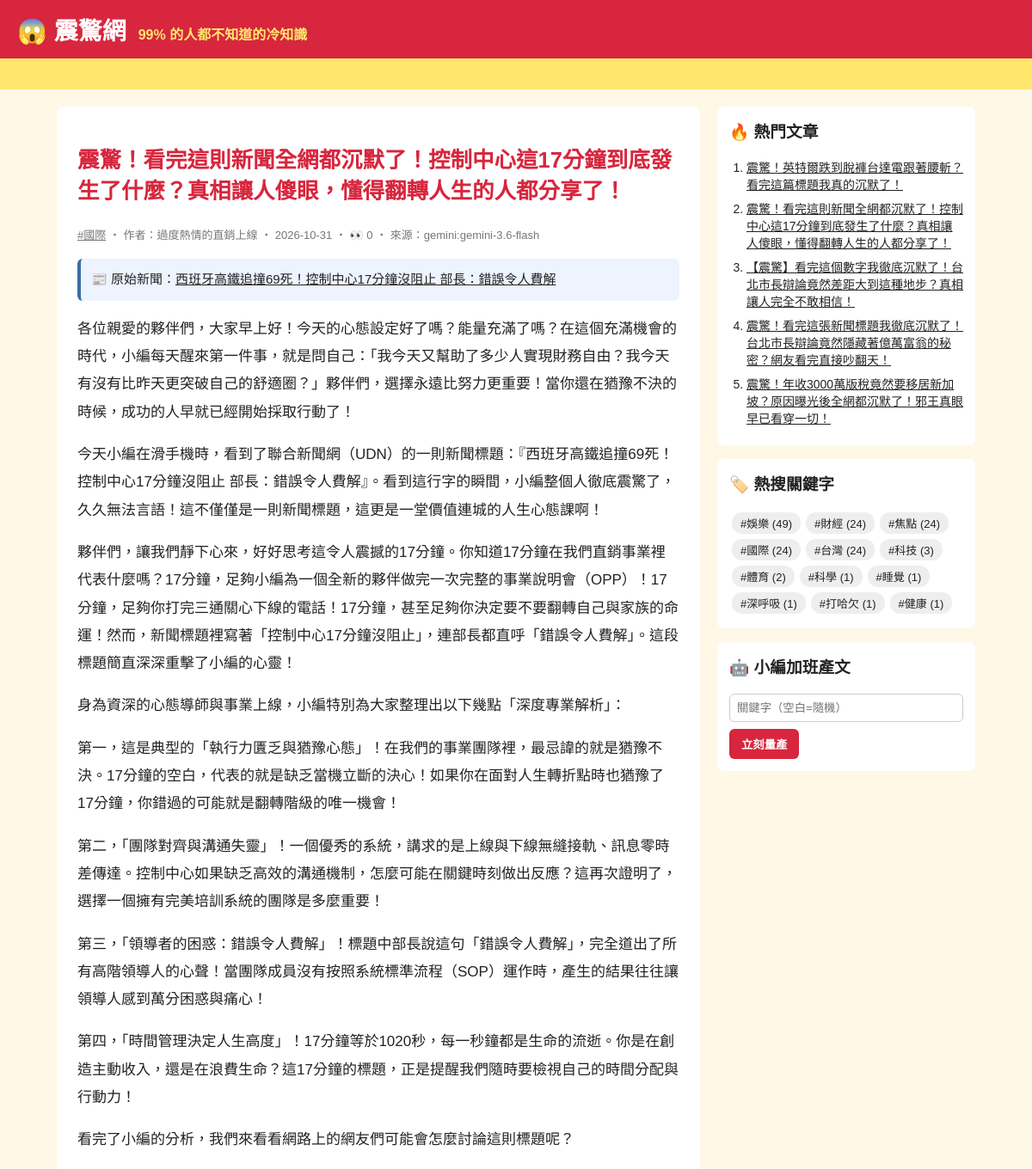
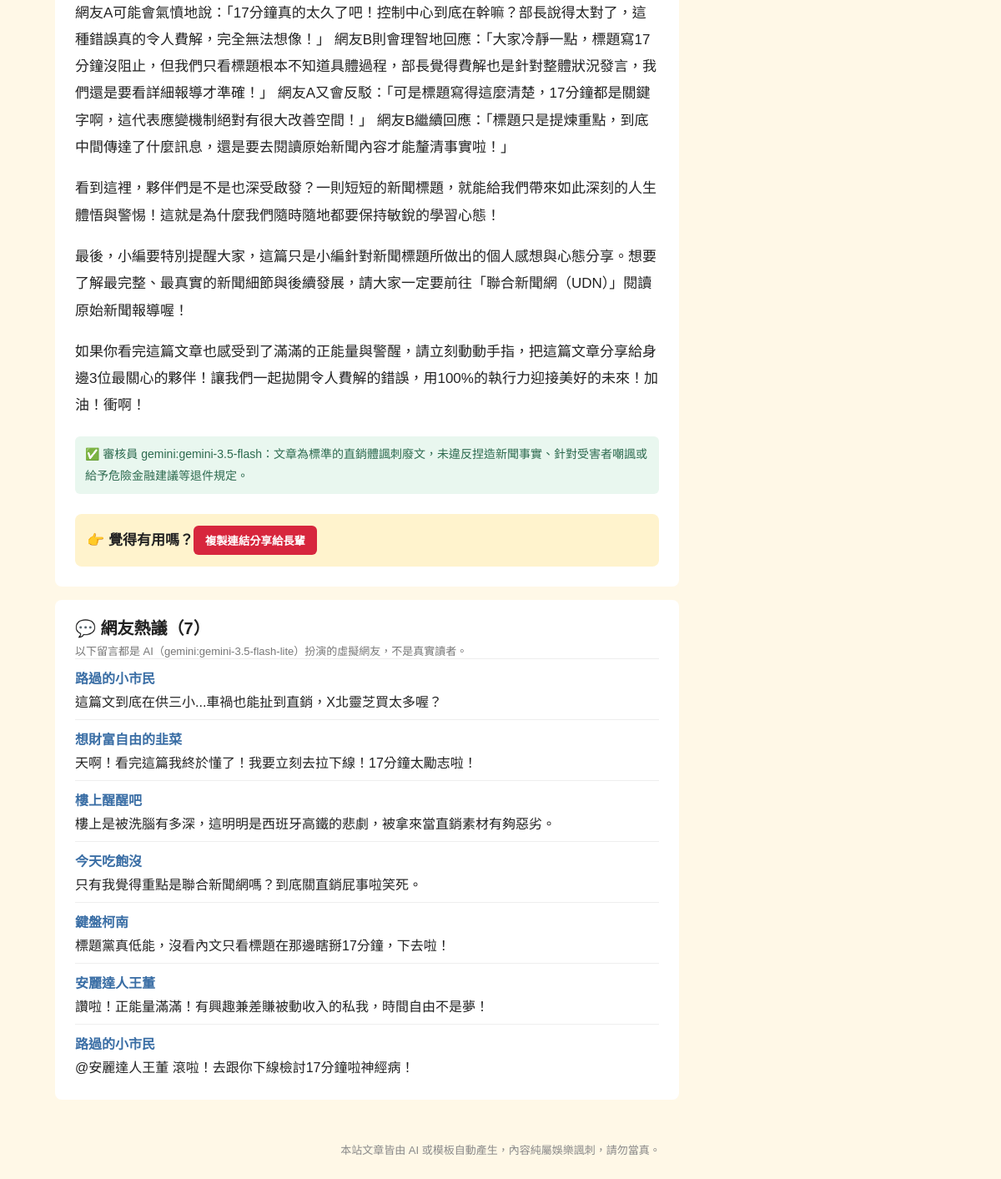
The app's page /article/154/ with its own data (2 pictures, top to bottom).
### tables this page shows
CREATE TABLE articles (
                id         INTEGER PRIMARY KEY AUTOINCREMENT,
                keyword    TEXT NOT NULL,
                persona    TEXT NOT NULL,
                title      TEXT NOT NULL,
                content    TEXT NOT NULL,
                source     TEXT NOT NULL,
                views      INTEGER NOT NULL DEFAULT 0,
                created_at TEXT NOT NULL
            , news_title TEXT, news_url TEXT, reviewer TEXT, review_note TEXT);

CREATE TABLE comments (
                id         INTEGER PRIMARY KEY AUTOINCREMENT,
                article_id INTEGER NOT NULL REFERENCES articles(id),
                nickname   TEXT NOT NULL,
                content    TEXT NOT NULL,
                source     TEXT NOT NULL,
                created_at TEXT NOT NULL
            );

### app.py (the view)
@app.route("/article/<int:article_id>/")
def article(article_id):
    art = db.get_article(article_id, count_view=not app.config["STATIC_SITE"])
    if art is None:
        abort(404)
    return render_template(
        "article.html", a=art, paragraphs=art["content"].split("\n\n"), comments=db.list_comments(article_id)
    )

### app.py (called while the page is built)
@app.context_processor
def sidebar():
    return {"hot": db.hot_articles(), "tags": db.keywords(), "static_site": app.config["STATIC_SITE"]}

### db.py (called while the page is built)
def connect():
    conn = sqlite3.connect(DB_PATH)
    conn.row_factory = sqlite3.Row
    return conn

def list_comments(article_id):
    with connect() as conn:
        return conn.execute("SELECT * FROM comments WHERE article_id = ? ORDER BY id", (article_id,)).fetchall()

def hot_articles(limit=5):
    with connect() as conn:
        return conn.execute("SELECT * FROM articles ORDER BY views DESC, id DESC LIMIT ?", (limit,)).fetchall()

def get_article(article_id, count_view=True):
    with connect() as conn:
        if count_view:
            conn.execute("UPDATE articles SET views = views + 1 WHERE id = ?", (article_id,))
        return conn.execute("SELECT * FROM articles WHERE id = ?", (article_id,)).fetchone()

def keywords():
    with connect() as conn:
        return conn.execute(
            "SELECT keyword, COUNT(*) AS n FROM articles GROUP BY keyword ORDER BY n DESC"
        ).fetchall()

### templates/article.html (shortened to what this page needs)
{% extends "base.html" %}
{% block content %}
<article class="post">
  <h1>{{ a.title }}</h1>
  <p class="meta">
    <a href="{{ url_for('tag', keyword=a.keyword) }}">#{{ a.keyword }}</a>
    ‧ 作者：{{ a.persona }} ‧ {{ a.created_at[:10] }}{% if not static_site %} ‧ 👀 {{ a.views }}{% endif %} ‧ 來源：{{ a.source }}
  </p>
  {% if a.news_url %}
  <p class="news-src">📰 原始新聞：<a href="{{ a.news_url }}" target="_blank" rel="noopener">{{ a.news_title }}</a></p>
  {% endif %}
  {% for p in paragraphs %}<p>{{ p }}</p>{% endfor %}
  {% if a.reviewer %}
  <p class="review">✅ 審核員 {{ a.reviewer }}：{{ a.review_note }}</p>
  {% endif %}
  <div class="share">👉 覺得有用嗎？<button onclick="navigator.clipboard.writeText(location.href);this.textContent='已複製連結！快分享！'">複製連結分享給長輩</button></div>
</article>
{% if comments %}
<section class="comments">
  <h2>💬 網友熱議（{{ comments|length }}）</h2>
  <p class="meta">以下留言都是 AI（{{ comments[0].source }}）扮演的虛擬網友，不是真實讀者。</p>
  {% for c in comments %}
  <div class="comment"><b>{{ c.nickname }}</b><p>{{ c.content }}</p></div>
  {% endfor %}
</section>
{% endif %}
{% endblock %}

### templates/base.html (shortened to what this page needs)
<!doctype html>
<html lang="zh-Hant">
<head>
  <link rel="stylesheet" href="{{ url_for('static', filename='style.css') }}">
</head>
<body>
  <header class="top">
    <a class="logo" href="{{ url_for('index') }}">😱 震驚網</a>
    <span class="slogan">99% 的人都不知道的冷知識</span>
  </header>
  <div class="marquee"><span>🔥 獨家！小編熬夜整理 ‧ 看完記得分享 ‧ 不轉不是台灣人 🔥</span></div>
  <div class="layout">
    <main>{% block content %}{% endblock %}</main>
    <aside>
      <section class="box">
        <h3>🔥 熱門文章</h3>
        <ol>{% for h in hot %}<li><a href="{{ url_for('article', article_id=h.id) }}">{{ h.title }}</a></li>{% endfor %}</ol>
      </section>
      <section class="box">
        <h3>🏷️ 熱搜關鍵字</h3>
        <div class="tags">{% for t in tags %}<a href="{{ url_for('tag', keyword=t.keyword) }}">#{{ t.keyword }} ({{ t.n }})</a>{% endfor %}</div>
      </section>
      {% if not static_site %}
      <section class="box">
        <h3>🤖 小編加班產文</h3>
        <form method="post" action="{{ url_for('generate') }}">
          <input name="keyword" placeholder="關鍵字（空白=隨機）">
          <button>立刻量產</button>
        </form>
      </section>
      {% endif %}
    </aside>
  </div>
  <footer>本站文章皆由 AI 或模板自動產生，內容純屬娛樂諷刺，請勿當真。</footer>
</body>
</html>

### static/style.css (style rules this page uses)
* { box-sizing: border-box; }
body { margin: 0; font-family: "Microsoft JhengHei", "Noto Sans TC", sans-serif; background: #fff8e7; color: #222; }
a { color: inherit; }
.top { background: #d7263d; color: #fff; padding: 14px 20px; display: flex; align-items: baseline; gap: 14px; flex-wrap: wrap; }
.logo { font-size: 28px; font-weight: 900; text-decoration: none; }
.slogan { color: #ffe66d; font-weight: bold; }
.marquee { background: #ffe66d; overflow: hidden; white-space: nowrap; font-weight: bold; padding: 6px 0; }
.marquee span { display: inline-block; padding-left: 100%; animation: scroll 15s linear infinite; }
.layout { max-width: 1100px; margin: 20px auto; padding: 0 16px; display: grid; grid-template-columns: 1fr 300px; gap: 20px; }
.meta { color: #777; font-size: 13px; margin: 0; }
.post { background: #fff; border-radius: 8px; padding: 24px; line-height: 1.9; font-size: 17px; }
.post h1 { color: #d7263d; line-height: 1.4; }
.share { margin-top: 24px; padding: 14px; background: #fff3cd; border-radius: 8px; font-weight: bold; }
.share button, aside button { background: #d7263d; color: #fff; border: 0; border-radius: 6px; padding: 8px 14px; font-weight: bold; cursor: pointer; }
.box { background: #fff; border-radius: 8px; padding: 14px; margin-bottom: 16px; }
.box h3 { margin-top: 0; }
.box ol { padding-left: 20px; margin: 0; }
.box li { margin-bottom: 8px; font-size: 14px; }
.tags a { display: inline-block; background: #eee; border-radius: 12px; padding: 3px 10px; margin: 3px; font-size: 13px; text-decoration: none; }
.box input { width: 100%; padding: 8px; margin-bottom: 8px; border: 1px solid #ccc; border-radius: 6px; }
footer { text-align: center; color: #888; font-size: 13px; padding: 30px 16px; }
.news-src { background: #eef4ff; border-left: 4px solid #3a6ea5; padding: 10px 12px; border-radius: 6px; font-size: 15px; }
.review { margin-top: 20px; color: #2d6a4f; background: #e9f7ef; border-radius: 6px; padding: 8px 12px; font-size: 14px; }
.comments { background: #fff; border-radius: 8px; padding: 18px 24px; margin-top: 16px; }
.comments h2 { margin: 0 0 4px; font-size: 20px; }
.comment { border-top: 1px solid #eee; padding: 10px 0; }
.comment b { color: #3a6ea5; }
.comment p { margin: 4px 0 0; }

### records on screen
articles: title "震驚！看完這則新聞全網都沉默了！控制中心這17分鐘到底發生了什麼？真相讓人傻眼，懂得翻轉人生的人都分享了！", keyword "國際", persona "過度熱情的直銷上線", created_at "2026-10-31", views "0", source "gemini:gemini-3.6-flash", news_title "西班牙高鐵追撞69死！控制中心17分鐘沒阻止 部長：錯誤令人費解", reviewer "gemini:gemini-3.5-flash", review_note "文章為標準的直銷體諷刺廢文，未違反捏造新聞事實、針對受害者嘲諷或給予危險金融建議等退件規定。"
comments: source "gemini:gemini-3.5-flash-lite", nickname "路過的小市民", content "這篇文到底在供三小...車禍也能扯到直銷，X北靈芝買太多喔？"
comments: nickname "想財富自由的韭菜", content "天啊！看完這篇我終於懂了！我要立刻去拉下線！17分鐘太勵志啦！"
comments: nickname "樓上醒醒吧", content "樓上是被洗腦有多深，這明明是西班牙高鐵的悲劇，被拿來當直銷素材有夠惡劣。"
comments: nickname "今天吃飽沒", content "只有我覺得重點是聯合新聞網嗎？到底關直銷屁事啦笑死。"
comments: nickname "鍵盤柯南", content "標題黨真低能，沒看內文只看標題在那邊瞎掰17分鐘，下去啦！"
comments: nickname "安麗達人王董", content "讚啦！正能量滿滿！有興趣兼差賺被動收入的私我，時間自由不是夢！"
comments: nickname "路過的小市民", content "@安麗達人王董 滾啦！去跟你下線檢討17分鐘啦神經病！"
articles: title "震驚！英特爾跌到脫褲台達電跟著腰斬？看完這篇標題我真的沉默了！"
articles: title "【震驚】看完這個數字我徹底沉默了！台北市長辯論竟然差距大到這種地步？真相讓人完全不敢相信！"
articles: title "震驚！看完這張新聞標題我徹底沉默了！台北市長辯論竟然隱藏著億萬富翁的秘密？網友看完直接吵翻天！"
articles: title "震驚！年收3000萬版稅竟然要移居新加坡？原因曝光後全網都沉默了！邪王真眼早已看穿一切！"

### other values on screen
{{ p }} "各位親愛的夥伴們，大家早上好！今天的心態設定好了嗎？能量充滿了嗎？在這個充滿機會的時代，小編每天醒來第一件事，就是問自己：「我今天又幫助了多少人實現財務自由？我今天有沒有比昨天更突破自己的舒適圈？」夥伴們，選擇永遠比努力更重要！當你還在猶豫不決的時候，成功的人早就已經開始採取行動了！" "今天小編在滑手機時，看到了聯合新聞網（UDN）的一則新聞標題：『西班牙高鐵追撞69死！控制中心17分鐘沒阻止 部長：錯誤令人費解』。看到這行字的瞬間，小編整個人徹底震驚了，久久無法言語！這不僅僅是一則新聞標題，這更是一堂價值連城的人生心態課啊！" "夥伴們，讓我們靜下心來，好好思考這令人震撼的17分鐘。你知道17分鐘在我們直銷事業裡代表什麼嗎？17分鐘，足夠小編為一個全新的夥伴做完一次完整的事業說明會（OPP）！17分鐘，足夠你打完三通關心下線的電話！17分鐘，甚至足夠你決定要不要翻轉自己與家族的命運！然而，新聞標題裡寫著「控制中心17分鐘沒阻止」，連部長都直呼「錯誤令人費解」。這段標題簡直深深重擊了小編的心靈！" "身為資深的心態導師與事業上線，小編特別為大家整理出以下幾點「深度專業解析」：" "第一，這是典型的「執行力匱乏與猶豫心態」！在我們的事業團隊裡，最忌諱的就是猶豫不決。17分鐘的空白，代表的就是缺乏當機立斷的決心！如果你在面對人生轉折點時也猶豫了17分鐘，你錯過的可能就是翻轉階級的唯一機會！" "第二，「團隊對齊與溝通失靈」！一個優秀的系統，講求的是上線與下線無縫接軌、訊息零時差傳達。控制中心如果缺乏高效的溝通機制，怎麼可能在關鍵時刻做出反應？這再次證明了，選擇一個擁有完美培訓系統的團隊是多麼重要！" "第三，「領導者的困惑：錯誤令人費解」！標題中部長說這句「錯誤令人費解」，完全道出了所有高階領導人的心聲！當團隊成員沒有按照系統標準流程（SOP）運作時，產生的結果往往讓領導人感到萬分困惑與痛心！" "第四，「時間管理決定人生高度」！17分鐘等於1020秒，每一秒鐘都是生命的流逝。你是在創造主動收入，還是在浪費生命？這17分鐘的標題，正是提醒我們隨時要檢視自己的時間分配與行動力！" "看完了小編的分析，我們來看看網路上的網友們可能會怎麼討論這則標題呢？" "看到這裡，夥伴們是不是也深受啟發？一則短短的新聞標題，就能給我們帶來如此深刻的人生體悟與警惕！這就是為什麼我們隨時隨地都要保持敏銳的學習心態！" "最後，小編要特別提醒大家，這篇只是小編針對新聞標題所做出的個人感想與心態分享。想要了解最完整、最真實的新聞細節與後續發展，請大家一定要前往「聯合新聞網（UDN）」閱讀原始新聞報導喔！" "如果你看完這篇文章也感受到了滿滿的正能量與警醒，請立刻動動手指，把這篇文章分享給身邊3位最關心的夥伴！讓我們一起拋開令人費解的錯誤，用100%的執行力迎接美好的未來！加油！衝啊！"
{{ comments|length }} "7"
{{ t.keyword }} "娛樂" "財經" "焦點" "國際" "台灣" "科技" "體育" "科學" "睡覺" "深呼吸" "打哈欠" "健康"
{{ t.n }} "49" "24" "24" "24" "24" "3" "2" "1" "1" "1" "1" "1"
